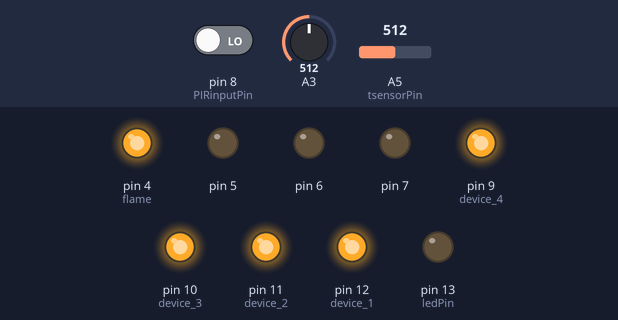
Bench run of a sketch on a simulated Arduino Uno, built with avr-gcc and run on an emulated ATmega328P. On the bench: output pins drawn as LEDs (lit = HIGH). Inputs (shaded band) come from the test bench; at power-on: A3 = 512, pin 8 (PIRinputPin) LOW, A5 (tsensorPin) = 512. The modem accepts every AT command (registered, SIM ready, sends succeed) and sends nothing else; what the sketch prints to the serial monitor is not drawn.

Above: at 4.2 s.
4.3 s: A3 set to 529
At 4.9 s:
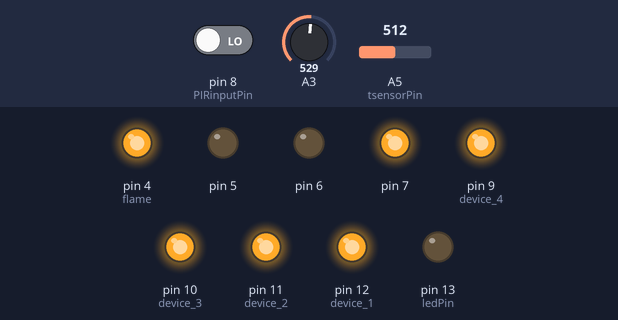
9.0 s: A3 set to 511
At 9.6 s:
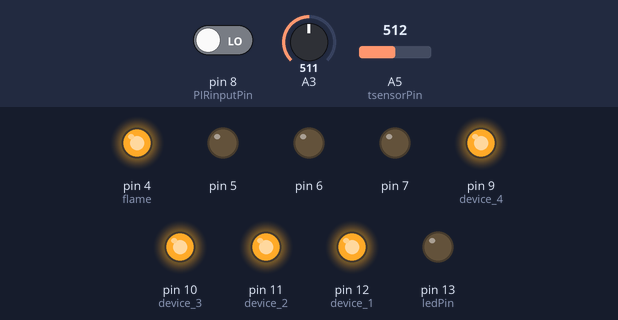
10.5 s: A3 set to 716
At 10.8 s:
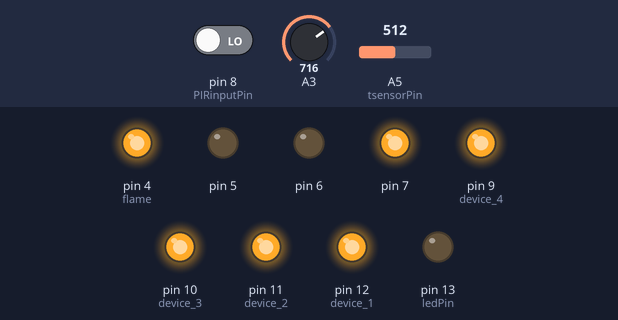
Timing chart, 0 to 13.5 s (numbered marks = the images above; inputs shaded):
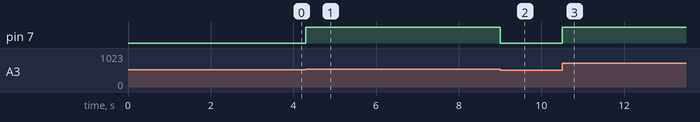

Measured:
- the behaviour switches between 513 and 514 on A3 (found by bisection; images 0 and 1)
- after the input at 4.3 s, pin 7: LOW → HIGH at once
- after the input at 9.0 s, pin 7: HIGH → LOW at once
- after the input at 10.5 s, pin 7: LOW → HIGH at once

The sketch:

SMSmart.ino
```cpp
//بخش تعریف سخت افزار
#include <SoftwareSerial.h>

#define SIM800_TX_PIN 3

#define SIM800_RX_PIN 2

#define tsensorPin A5

#define flame 4

SoftwareSerial mySerial(SIM800_TX_PIN, SIM800_RX_PIN);

//بخش متغیر ها
int device_1 = 12;
int device_2 = 11;
int device_3 = 10;
int device_4 = 9;
int index = 0;
String number = "";
String message = "";
char incomingByte;
String incomingData;
bool atCommand = true;
bool wantmove = false;
float LDRvalue = 0;
int LEDbright = 0;
int thresh = 300;
int ledPin = 13;
int PIRinputPin = 8;
int pirState = LOW;
int val = 0;
int _timeout;
String _buffer;


void setup() {
  Serial.begin(9600);
  _buffer.reserve(50);
  mySerial.begin(9600);


  pinMode(9, OUTPUT);
  pinMode(10, OUTPUT);
  pinMode(11, OUTPUT);
  pinMode(12, OUTPUT);
  pinMode(13, OUTPUT);
  pinMode(PIRinputPin, INPUT);
  pinMode(7, OUTPUT);
  pinMode(A3, INPUT);
  pinMode(5, OUTPUT);
  pinMode(6, OUTPUT);
  pinMode(flame,OUTPUT);


  while (!mySerial.available()) {
    mySerial.println("AT");
    delay(1000);
    Serial.println("connecting....");
  }

  Serial.println("Connected..");

  mySerial.println("AT+CMGF=1");
  delay(1000);
  mySerial.println("AT+CNMI=1,2,0,0,0");
  delay(1000);
  mySerial.println("AT+CMGL=\"REC UNREAD\"");

  Serial.println("Ready to received Commands..");

  digitalWrite(12, HIGH);
  digitalWrite(11, HIGH);
  digitalWrite(10, HIGH);
  digitalWrite(9, HIGH);
  digitalWrite(13, LOW);
  digitalWrite(flame,HIGH);
}

void loop() {
  int reading = analogRead(tsensorPin);
  float voltage = reading * (5.0 / 1024.0);
  float temperatureC = voltage * 100;
  val = digitalRead(8);

  if (mySerial.available()) {
    delay(100);

    // Serial buffer
    while (mySerial.available()) {
      incomingByte = mySerial.read();
      incomingData += incomingByte;
    }

    delay(10);
    if (atCommand == false) {
      receivedMessage(incomingData);
    } else {
      atCommand = false;
    }


    if (incomingData.indexOf("OK") == -1) {
      mySerial.println("AT+CMGDA=\"DEL ALL\"");
      delay(1000);
      atCommand = true;
    }

    incomingData = "";
  }

  LDRvalue = analogRead(A3);

  if (LDRvalue > thresh) {  //کد دیمر
    LEDbright = map(LDRvalue, 0, 1023, 0, 255);
    analogWrite(7, LEDbright);
  } else {
    analogWrite(7, 0);
  }

  val = digitalRead(PIRinputPin);

  if (val == HIGH && wantmove == true) {
    digitalWrite(ledPin, HIGH);
    delay(3000);
    digitalWrite(ledPin,LOW);

    if (pirState == LOW) {
      Serial.println("Motion detected!");
      pirState = HIGH;
    }
  } else {
    digitalWrite(ledPin, LOW);

    if (pirState == HIGH) {
      Serial.println("Motion ended!");
      pirState = LOW;
    }
  }

  if (temperatureC>30){
    while(temperatureC<25){
     digitalWrite(5, HIGH);
    }
  }

  if(temperatureC<20){
    while(temperatureC>25){
      digitalWrite(6, HIGH);
    }

  }

if (digitalRead(flame)==LOW){
  mySerial.println("ATD+ +989944658007;");
  updateSerial();
  delay(20000);
  mySerial.println("ATH");
  updateSerial();
}
}

void receivedMessage(String inputString) {

  //Get The number of the sender
  index = inputString.indexOf('"') + 1;
  inputString = inputString.substring(index);
  index = inputString.indexOf('"');
  number = inputString.substring(0, index);
  Serial.println("Number: " + number);

  //Get The Message of the sender
  index = inputString.indexOf("\n") + 1;
  message = inputString.substring(index);
  message.trim();
  Serial.println("Message: " + message);
  message.toUpperCase();


  int pir = digitalRead(8);

  if (message.indexOf("R1 ON") > -1) {
    digitalWrite(device_1, LOW);
    delay(1000);
    Serial.println("Command: Device 1 Turn On.");
  }


  if (message.indexOf("R1 OFF") > -1) {
    digitalWrite(device_1, HIGH);
    delay(1000);
    Serial.println("Command: Device 1 Turn OFF.");
  }

  if (message.indexOf("R2 ON") > -1) {
    digitalWrite(device_2, LOW);
    delay(1000);
    Serial.println("Command: Device 2 Turn On.");
  }

  if (message.indexOf("R2 OFF") > -1) {
    digitalWrite(device_2, HIGH);
    delay(1000);
    Serial.println("Command: Device 2 Turn OFF.");
  }

  if (message.indexOf("R3 ON") > -1) {
    digitalWrite(device_3, LOW);
    delay(1000);
    Serial.println("Command: Device 3 Turn On.");
  }

  if (message.indexOf("R3 OFF") > -1) {
    digitalWrite(device_3, HIGH);
    delay(1000);
    Serial.println("Command: Device 3 Turn Off.");
  }

  if (message.indexOf("R4 ON") > -1) {
    digitalWrite(device_4, LOW);
    delay(1000);
    Serial.println("Command: Device 4 Turn On.");
  }

  if (message.indexOf("R4 OFF") > -1) {
    digitalWrite(device_4, HIGH);
    delay(1000);
    Serial.println("Command: Device 4 Turn Off.");
  }

  if (message.indexOf("AR ON") > -1) {
    digitalWrite(device_4, LOW);
    digitalWrite(device_3, LOW);
    digitalWrite(device_2, LOW);
    digitalWrite(device_1, LOW);
    delay(1000);
    Serial.println("Command: All devices on.");
  }

  if (message.indexOf("AR OFF") > -1) {
    digitalWrite(device_4, HIGH);
    digitalWrite(device_3, HIGH);
    digitalWrite(device_2, HIGH);
    digitalWrite(device_1, HIGH);
    delay(1000);
    Serial.println("Command: All devices off.");
  }

  if (message.indexOf("WM OFF") > -1) {
    wantmove = false;
    Serial.println("Command: Move Sensor off.");
  }

  if (message.indexOf("WM ON") > -1) {
    wantmove = true;
    Serial.println("Command: Move Sensor on.");
  }
}

void updateSerial() {
  delay(500);
  while (Serial.available()) {
    mySerial.write(Serial.read());
  }
  while (mySerial.available()) {
    Serial.write(mySerial.read());
  }
}
```
